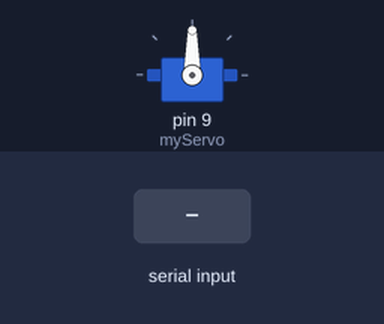
This sketch was run on a simulated Arduino Uno, built with avr-gcc and run on an emulated ATmega328P. Shown: servo. The test bench sets the inputs (shaded band). What the sketch prints to the serial monitor is not drawn.

Above: at 1.2 s.
1.3 s: "90,45\n" received over Serial
At 4.1 s:
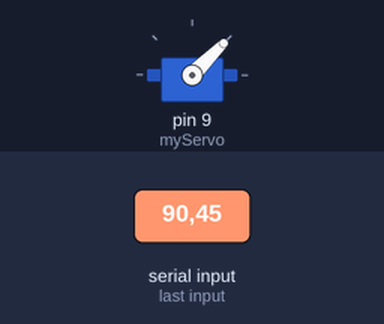
4.3 s: "30,150\n" received over Serial
At 7.1 s:
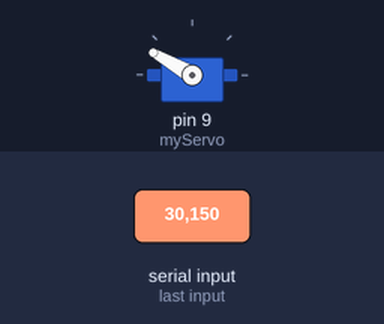
7.3 s: "200\n" received over Serial
At 8.5 s:
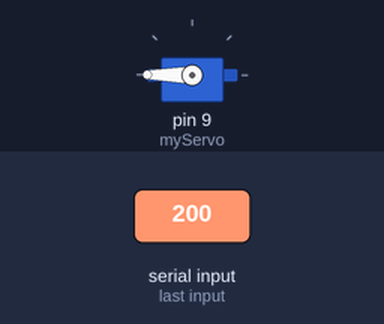
10.3 s: "90\n" received over Serial
Timing chart, 0 to 14.3 s (numbered marks = the images above; inputs shaded):
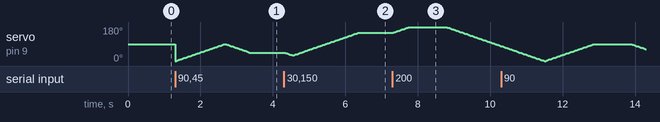

The sketch:

sketch_jan22a.ino
```cpp
#include <Servo.h>

Servo myServo; // Create a servo object

int currentPos = 0; // initial position

void setup() {
  Serial.begin(9600); // Initialize serial communication
  myServo.attach(9); // Attach the servo to pin 9
}

void loop() {
  if (Serial.available() > 0) {
    int targetPos = Serial.parseInt();
    Serial.print(targetPos); // Read the target position from Serial Monitor
    targetPos = constrain(targetPos, 0, 180); // Ensure target position is within valid range

    // Move to the target position
    if (currentPos < targetPos) {
      for (int pos = currentPos; pos <= targetPos; pos++) {
        myServo.write(pos);
        delay(15); // Adjust the delay for the desired speed
      }
    } else if (currentPos > targetPos) {
      for (int pos = currentPos; pos >= targetPos; pos--) {
        myServo.write(pos);
        delay(15); // Adjust the delay for the desired speed
      }
    }

    currentPos = targetPos; // Update the current position
  }
}
```
